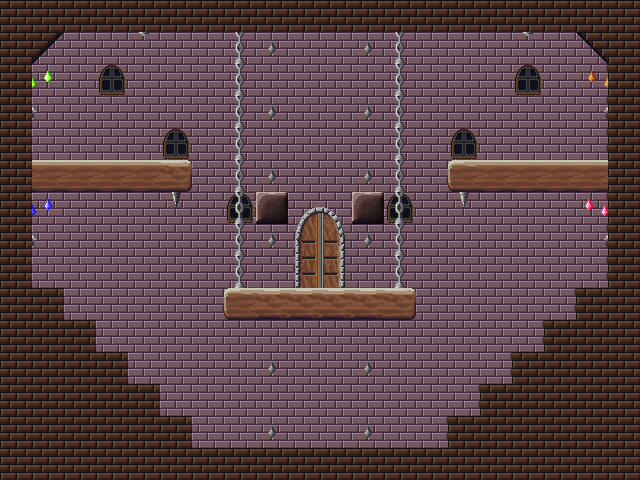

This is a level from a 2D game, rendered from its Tiled map with the project's own tilesets. A one-line summary and the map file follow, with tile-layer data summarised:
An orthogonal 20x15 tile map with 32x32 px tiles, 3 tile layers (wall, background, foreground), 3 tilesets and 25 objects (player1, player3, player2, player4).

<map version="1.0" orientation="orthogonal" renderorder="right-down" width="20" height="15" tilewidth="32" tileheight="32" nextobjectid="48">
 <tileset firstgid="1" name="castle_tileset_part1_0" tilewidth="32" tileheight="32" tilecount="672">
  <image source="../img/map/castle_tileset_part1_0.png" width="512" height="1344" />
 </tileset>
 <tileset firstgid="673" name="castle_tileset_part3" tilewidth="32" tileheight="32" tilecount="192">
  <image source="../img/map/castle_tileset_part3.png" width="512" height="384" />
 </tileset>
 <tileset firstgid="865" name="castle_tileset_part2" tilewidth="32" tileheight="32" tilecount="336">
  <image source="../img/map/castle_tileset_part2.png" width="512" height="672" />
 </tileset>
 <layer name="wall" width="20" height="15">
  <data>[300 cells, 244 non-empty, 1 distinct tile ids]</data>
 </layer>
 <layer name="background" width="20" height="15">
  <data>[300 cells, 35 non-empty, 13 distinct tile ids]</data>
 </layer>
 <layer name="foreground" width="20" height="15">
  <data>[300 cells, 211 non-empty, 22 distinct tile ids]</data>
 </layer>
 <objectgroup name="player">
  <object id="1" name="player1" x="48" y="200" width="48" height="75">
   <properties>
    <property name="frameheight" value="75" />
    <property name="framewidth" value="100" />
    <property name="image" value="dwarf_blue" />
   </properties>
  </object>
  <object id="2" name="player3" x="88" y="48" width="48" height="75">
   <properties>
    <property name="frameheight" value="75" />
    <property name="framewidth" value="100" />
    <property name="image" value="dwarf_green" />
   </properties>
  </object>
  <object id="3" name="player2" x="544" y="200" width="48" height="75">
   <properties>
    <property name="frameheight" value="75" />
    <property name="framewidth" value="100" />
    <property name="image" value="dwarf_red" />
   </properties>
  </object>
  <object id="4" name="player4" x="504" y="48" width="48" height="75">
   <properties>
    <property name="frameheight" value="75" />
    <property name="framewidth" value="100" />
    <property name="image" value="dwarf_brown" />
   </properties>
  </object>
 </objectgroup>
 <objectgroup name="collision">
  <object id="5" x="32" y="160" width="160" height="32" />
  <object id="6" x="448" y="160" width="160" height="32" />
  <object id="8" x="64" y="0" width="512" height="32" />
  <object id="9" x="608" y="64" width="32" height="224" />
  <object id="10" x="0" y="64" width="32" height="224" />
  <object id="11" x="224" y="288" width="192" height="32" />
  <object id="12" x="32" y="288" width="32" height="32" />
  <object id="25" x="64" y="320" width="32" height="32" />
  <object id="26" x="96" y="352" width="32" height="32" />
  <object id="27" x="128" y="384" width="32" height="32" />
  <object id="28" x="160" y="416" width="32" height="32" />
  <object id="29" x="448" y="416" width="32" height="32" />
  <object id="30" x="480" y="384" width="32" height="32" />
  <object id="31" x="544" y="320" width="32" height="32" />
  <object id="32" x="512" y="352" width="32" height="32" />
  <object id="33" x="576" y="288" width="32" height="32" />
  <object id="34" x="192" y="448" width="256" height="32" />
  <object id="37" x="576" y="32">
   <polygon points="0,0 32,32 64,32 0,-32" />
  </object>
  <object id="39" x="64" y="32">
   <polygon points="0,0 -32,32 -64,32 0,-32" />
  </object>
  <object id="45" x="256" y="192" width="32" height="24" />
  <object id="46" x="352" y="192" width="32" height="24" />
 </objectgroup>
</map>
